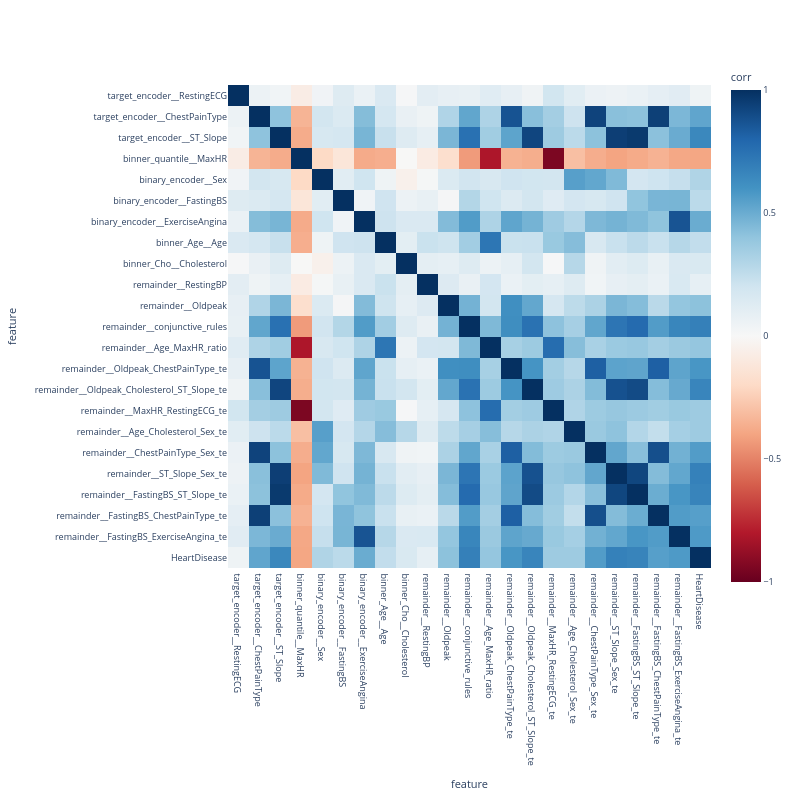

Write notebook code for a chart like this one.
### Code cell
plot_corr_matrix(corr_df, width=800, height=800, fontsize=9)

### Figure 1 — Plotly figure (JSON) as saved in the notebook; plotly's stock layout.template omitted (floating-point values rounded to 4 significant figures; data arrays with more than 128 entries replaced by an {"elided": "..."} marker saying what was removed)
{"data": [{"coloraxis": "coloraxis", "name": "0", "x": ["target_encoder__RestingECG", "target_encoder__ChestPainType", "target_encoder__ST_Slope", "binner_quantile__MaxHR", "binary_encoder__Sex", "binary_encoder__FastingBS", "binary_encoder__ExerciseAngina", "binner_Age__Age", "binner_Cho__Cholesterol", "remainder__RestingBP", "remainder__Oldpeak", "remainder__conjunctive_rules", "remainder__Age_MaxHR_ratio", "remainder__Oldpeak_ChestPainType_te", "remainder__Oldpeak_Cholesterol_ST_Slope_te", "remainder__MaxHR_RestingECG_te", "remainder__Age_Cholesterol_Sex_te", "remainder__ChestPainType_Sex_te", "remainder__ST_Slope_Sex_te", "remainder__FastingBS_ST_Slope_te", "remainder__FastingBS_ChestPainType_te", "remainder__FastingBS_ExerciseAngina_te", "HeartDisease"], "y": ["target_encoder__RestingECG", "target_encoder__ChestPainType", "target_encoder__ST_Slope", "binner_quantile__MaxHR", "binary_encoder__Sex", "binary_encoder__FastingBS", "binary_encoder__ExerciseAngina", "binner_Age__Age", "binner_Cho__Cholesterol", "remainder__RestingBP", "remainder__Oldpeak", "remainder__conjunctive_rules", "remainder__Age_MaxHR_ratio", "remainder__Oldpeak_ChestPainType_te", "remainder__Oldpeak_Cholesterol_ST_Slope_te", "remainder__MaxHR_RestingECG_te", "remainder__Age_Cholesterol_Sex_te", "remainder__ChestPainType_Sex_te", "remainder__ST_Slope_Sex_te", "remainder__FastingBS_ST_Slope_te", "remainder__FastingBS_ChestPainType_te", "remainder__FastingBS_ExerciseAngina_te", "HeartDisease"], "z": {"elided": "23x23 float values"}, "type": "heatmap", "xaxis": "x", "yaxis": "y", "hovertemplate": "feature: %{x}<br>feature: %{y}<br>corr: %{z}<extra></extra>"}], "layout": {"xaxis": {"anchor": "y", "domain": [0.0, 1.0], "scaleanchor": "y", "constrain": "domain", "title": {"text": "feature"}}, "yaxis": {"anchor": "x", "domain": [0.0, 1.0], "autorange": "reversed", "constrain": "domain", "title": {"text": "feature"}}, "coloraxis": {"colorbar": {"title": {"text": "corr"}}, "colorscale": [[0.0, "rgb(103,0,31)"], [0.1, "rgb(178,24,43)"], [0.2, "rgb(214,96,77)"], [0.3, "rgb(244,165,130)"], [0.4, "rgb(253,219,199)"], [0.5, "rgb(247,247,247)"], [0.6, "rgb(209,229,240)"], [0.7, "rgb(146,197,222)"], [0.8, "rgb(67,147,195)"], [0.9, "rgb(33,102,172)"], [1.0, "rgb(5,48,97)"]], "cmin": -1, "cmax": 1, "autocolorscale": false}, "margin": {"t": 60}, "font": {"size": 9}, "width": 800, "height": 800}}
